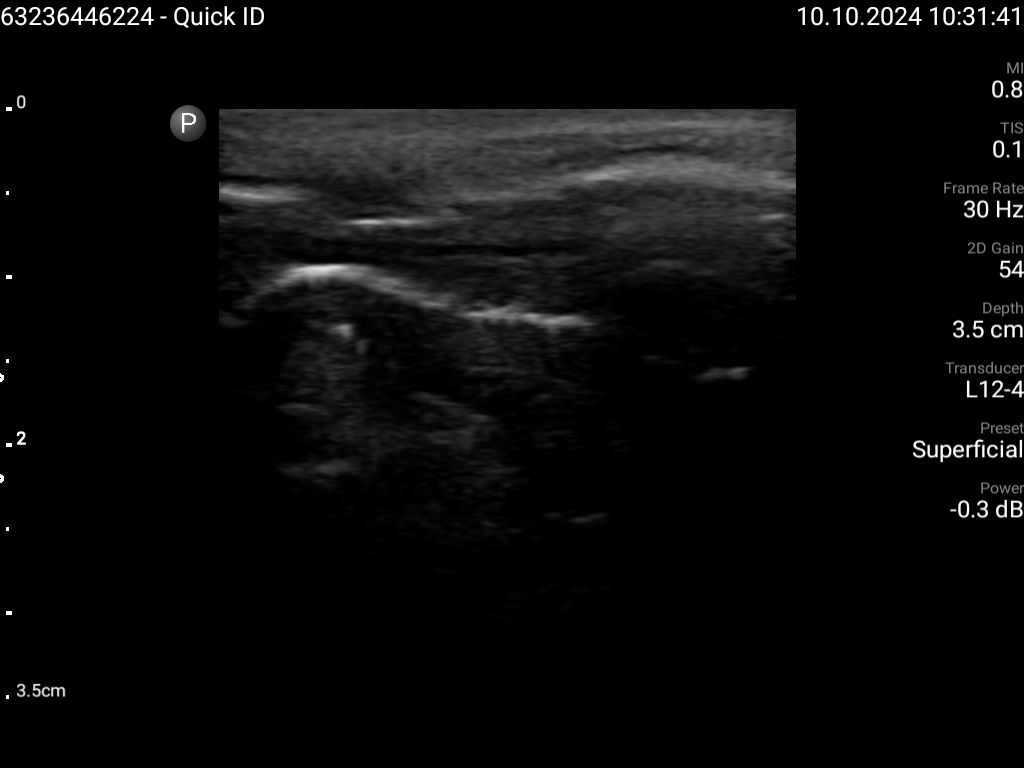
#> input picture Bone Segmentation/Region Growing Segmentation/Interactive-Region-Growing-Segmentation-master/image_105551296540.png, 1024 x 768 px, found by its file name
$ python ultrasound_bone_segmentation_OLD_singleframe.py
#> lines starting #> are read from the running program, lines starting #| are printed output that depends on the picture; after the words box and inside, x2 and y2 are one past the last pixel; in counts of white or black regions, pixels touching at a corner belong together
import cv2
import numpy as np
import matplotlib.pyplot as plt
from skimage.segmentation import flood, active_contour
from skimage.filters import gaussian
from skimage.draw import polygon
from skimage.morphology import opening, disk
from skimage.exposure import equalize_adapthist
from matplotlib.widgets import LassoSelector
from skimage.measure import find_contours
from skimage.filters import sobel

def load_image(path):
    img = cv2.imread(path, cv2.IMREAD_GRAYSCALE)
    if img is None:
        raise FileNotFoundError(f"Could not load image: {path}")
    return img

def crop_ultrasound_region(img):
    # Approximate bounding box (manually tuned)
    return img[100:700, 200:800]

def preprocess_image(img):
    # CLAHE (Contrast Limited Adaptive Histogram Equalization)
    clahe = equalize_adapthist(img / 255.0)  # normalize to [0, 1]
    clahe = (clahe * 255).astype(np.uint8)
    # Apply Gaussian blur
    return cv2.GaussianBlur(clahe, (7, 7), 0)

def region_growing(img, seed=(200, 160), tolerance=10):
    return flood(img, seed_point=seed, tolerance=tolerance)

def clean_mask(mask):
    return opening(mask.astype(np.uint8), disk(3))

def get_multiple_seeds_from_click(image, max_seeds=5):
    """
    Let the user click multiple seed points on the image.
    """
    seeds = []

    def onclick(event):
        if event.xdata is not None and event.ydata is not None:
            y, x = int(event.ydata), int(event.xdata)
            print(f"Seed added: ({y}, {x})")
            seeds.append((y, x))
            if len(seeds) >= max_seeds:
                plt.close()

    fig, ax = plt.subplots()
    ax.imshow(image, cmap='gray')
    ax.set_title(f"Click up to {max_seeds} seed points (close window if done early)")
    fig.canvas.mpl_connect('button_press_event', onclick)
    plt.show()

    return seeds

def active_contour_refinement_from_mask(img, mask):
    """
    Extracts the largest contour from the mask and refines it with active contour.
    """
    smoothed = gaussian(img, sigma=1)

    # Extract the largest contour from region growing mask
    contours = find_contours(mask.astype(float), level=0.5)
    if not contours:
        raise ValueError("No contour found in the mask.")

    init = max(contours, key=len)  # choose the longest contour
    edges = sobel(smoothed)

    # Apply active contour model (snake)
    snake = active_contour(edges, init, alpha=0.0005, beta=2, gamma=0.01, w_line=0.5, w_edge=0.0)
    return init, snake

def create_mask_from_contour(img_shape, contour):
    mask = np.zeros(img_shape, dtype=np.uint8)
    rr, cc = polygon(contour[:, 0], contour[:, 1], img_shape)
    mask[rr, cc] = 255
    return mask

def main():
    #img_path = 'image_105551296540.png'  # Change this to your ultrasound image path
    img_path = r'C:\Users\safit\OneDrive\GitHub\3D-US-reconstraction-for-detecting-facial-fracture\Bone Segmentation\Region Growing Segmentation\Interactive-Region-Growing-Segmentation-master\image_105551296540.png'
    img = load_image(img_path)
#> in load_image, img is the input picture: shape (768, 1024); min 0, max 255, mean 10
    img = crop_ultrasound_region(img)
#> in crop_ultrasound_region, `return img[100:700, 200:800]`:
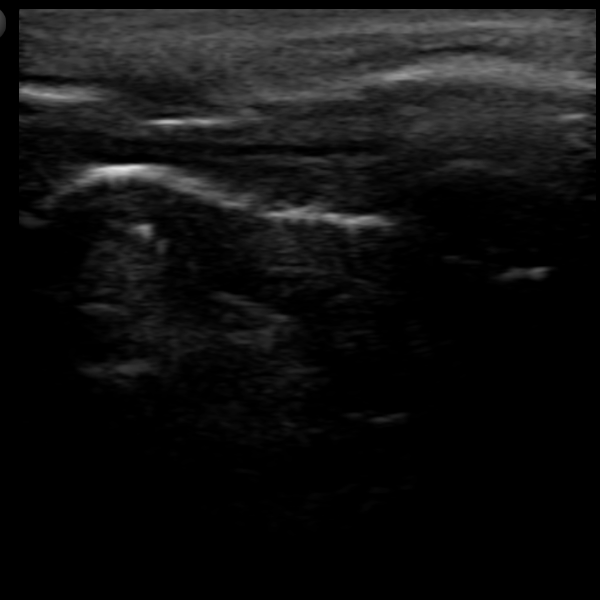
#> returned value: shape (600, 600); min 0, max 228, mean 17
    blurred = preprocess_image(img)
#> in preprocess_image, `clahe = equalize_adapthist(img / 255.0)`:
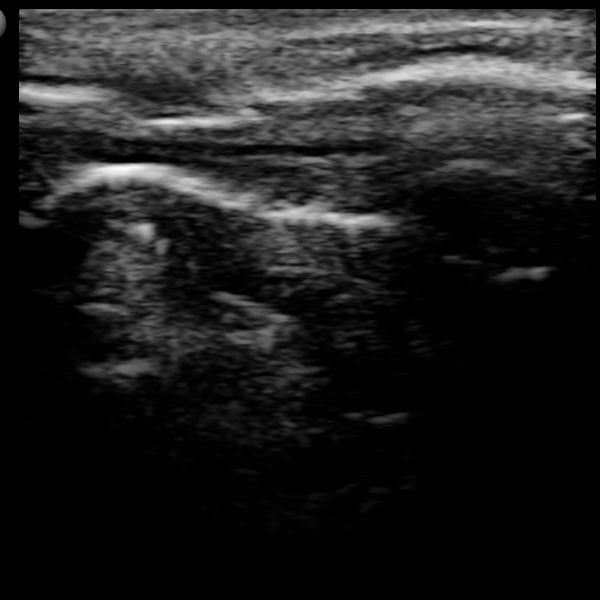
#> clahe: shape (600, 600) float64; min 0, max 1, mean 0.128

    # Show blurred image
    plt.imshow(blurred, cmap='gray')
    plt.title("Preprocessed Image")
    plt.show()

    # Region growing
    # seed = (200, 160)  # adjust as needed
    seeds = [(178, 83),(194, 207),(218, 356),(167, 113),(208, 268)]
    #seeds = get_multiple_seeds_from_click(blurred, max_seeds=5)

    # Run region growing from each seed and combine
    combined_mask = np.zeros_like(blurred, dtype=bool)
    for seed in seeds:
        mask = region_growing(blurred, seed, tolerance=15)  # adjust tolerance
        combined_mask |= mask  # logical OR to combine all masks
#> this loop made 5 passes
#> pass 1, in main, `mask = region_growing(blurred, seed, tolerance=15)`:
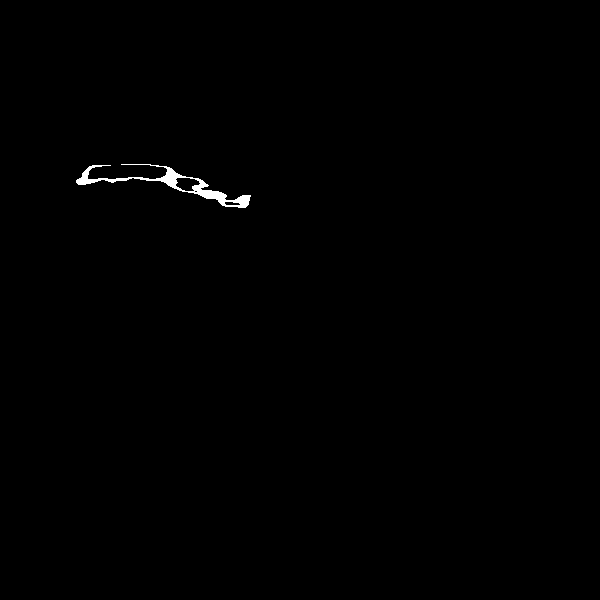
#> mask: shape (600, 600) bool; 0.36% white; 1 white region, box (x1, y1, x2, y2) and area: (76, 164, 251, 208) 1291
#> after the loop:
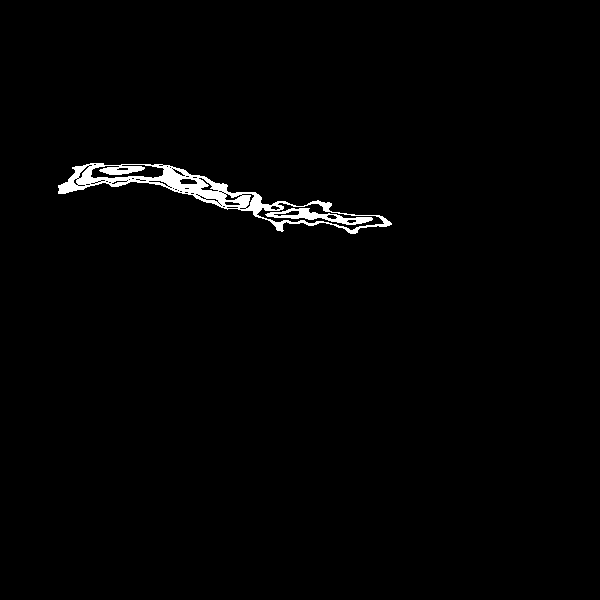
#> combined_mask: shape (600, 600) bool; 1.3% white; 2 white regions, box (x1, y1, x2, y2) and area: (58, 163, 392, 234) 4057, (265, 208, 373, 225) 647

    # Skip or lightly clean the result
    mask_clean = combined_mask.astype(np.uint8)

    plt.imshow(mask_clean, cmap='gray')
    plt.title("Region Growing (Cleaned)")
    plt.show()

    # Active contour refinement
    init, snake = active_contour_refinement_from_mask(blurred, mask_clean)
#> in active_contour_refinement_from_mask, `contours = find_contours(mask.astype(float), level=0.5)`: contours = 39 point arrays, longest 935 points
#> in active_contour_refinement_from_mask, `init = max(contours, key=len)`: init = 935 pairs, first value 162.5 to 233.5, second value 57.5 to 391.5
#> in active_contour_refinement_from_mask, `edges = sobel(smoothed)`:
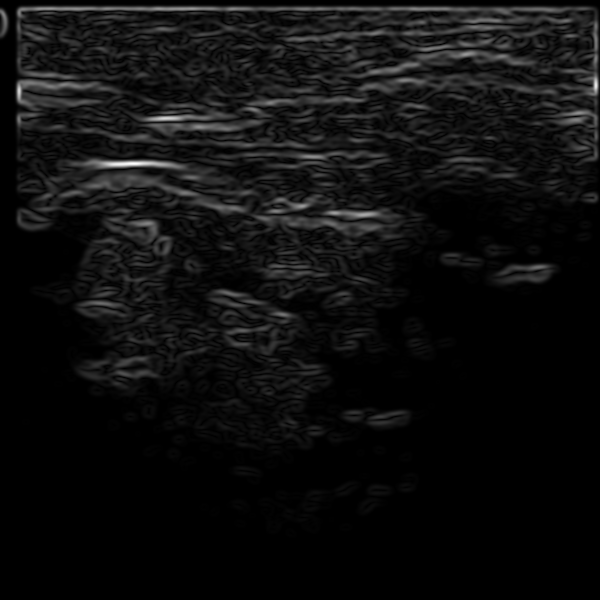
#> edges: shape (600, 600) float64; min 0, max 0.246, mean 0.0142; drawn with min black and max white
#> in active_contour_refinement_from_mask, `snake = active_contour(edges, init, alpha=0.0005, beta=2, gamma=0.01, ..`: snake = 935 pairs, first value 162.9 to 224.2, second value 130.9 to 365.1

    plt.imshow(img, cmap='gray')
    plt.plot(init[:, 1], init[:, 0], '--r', label='Initial')
    plt.plot(snake[:, 1], snake[:, 0], '-b', label='Refined')
    plt.legend()
    plt.title("Active Contour")
    plt.show()
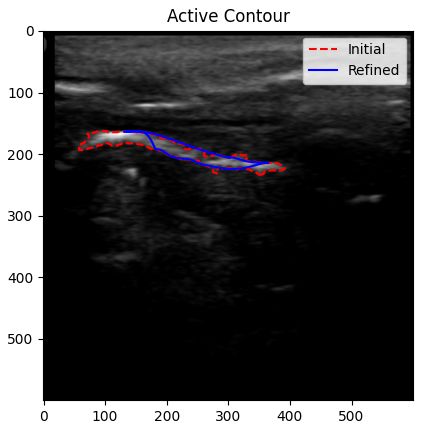
#> figure drawn by matplotlib, 1 panel

    # Create and save final mask
    final_mask = create_mask_from_contour(img.shape, snake)
#> in create_mask_from_contour, `rr, cc = polygon(contour[:, 0], contour[:, 1], img_shape)`: rr = 3525 values from 163 to 224; cc = 3525 values, max 356 at index 2877, min 146 at index 0, mean 248.7
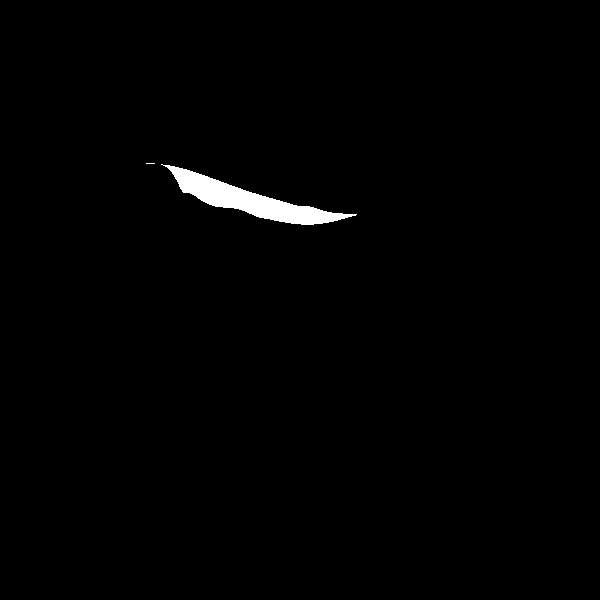
#> final_mask: shape (600, 600); 0.98% white; 2 white regions (1 under 20 px), largest, box (x1, y1, x2, y2) and area: (161, 164, 357, 225) 3516
    cv2.imwrite("segmentation_mask.png", final_mask)
    print("Saved: segmentation_mask.png")

if __name__ == "__main__":
    main()
